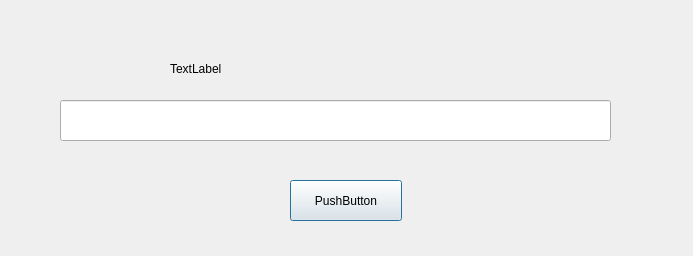
<?xml version="1.0" encoding="UTF-8"?>
<ui version="4.0">
 <class>Dialog</class>
 <widget class="QDialog" name="Dialog">
  <property name="geometry">
   <rect>
    <x>0</x>
    <y>0</y>
    <width>693</width>
    <height>256</height>
   </rect>
  </property>
  <property name="windowTitle">
   <string>Dialog</string>
  </property>
  <widget class="QLineEdit" name="lineEdit">
   <property name="geometry">
    <rect>
     <x>60</x>
     <y>100</y>
     <width>551</width>
     <height>41</height>
    </rect>
   </property>
  </widget>
  <widget class="QPushButton" name="pushButton">
   <property name="geometry">
    <rect>
     <x>290</x>
     <y>180</y>
     <width>112</width>
     <height>41</height>
    </rect>
   </property>
   <property name="text">
    <string>PushButton</string>
   </property>
  </widget>
  <widget class="QLabel" name="label">
   <property name="geometry">
    <rect>
     <x>170</x>
     <y>60</y>
     <width>341</width>
     <height>18</height>
    </rect>
   </property>
   <property name="text">
    <string>TextLabel</string>
   </property>
  </widget>
 </widget>
 <resources/>
 <connections/>
</ui>
